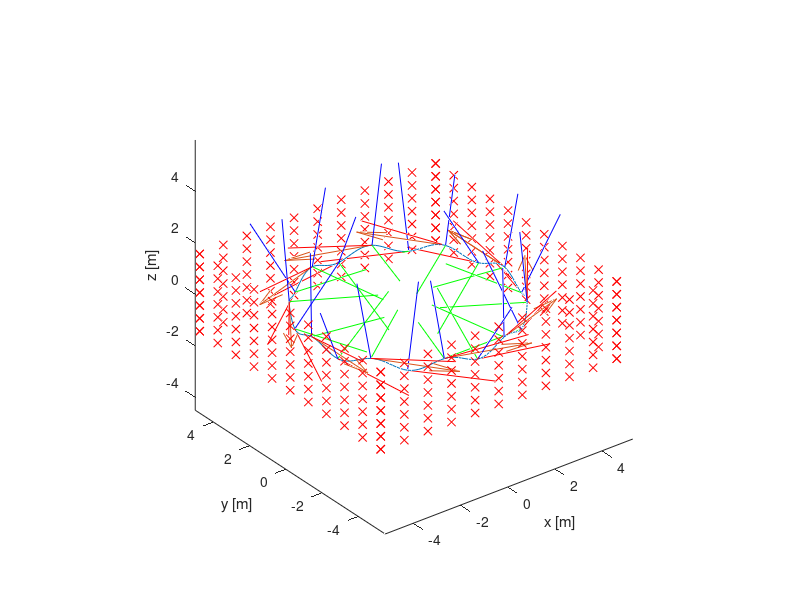

This figure's MATLAB source:
function circular_curve_and_features()
% simulate a circular sinusoidal trajectory and points on a wall.
% refer to Camera-IMU-based localization: Observability
% analysis and consistency improvement.
close all;
% motion
% translation part
step = 2*pi/200;
t = 0:step:2*pi;
[x, y, z, ~, ~, ~] = trajectory_positions(t);
plot3(x, y, z); hold on;

% draw the directions
step = 2*pi/10;
t_sparse = 0:step:2*pi;
[x_sparse, y_sparse, z_sparse, u, v, w] = trajectory_positions(t_sparse);
quiver3(x_sparse, y_sparse, z_sparse, u, v, w);
axis equal;
xlabel('x [m]');
ylabel('y [m]');
zlabel('z [m]');

% rotation part
rotations = trajectory_orientations(t);

for i = 1:size(rotations, 2)
    % draw local frame
    if mod(i, 10) == 0
        origin = [x(i); y(i); z(i)];
        axis_tips = repmat(origin, 1, 3) + rotations{i} * nearest_depth();
        colors = {'r', 'g', 'b'};
        for j = 1:3
            axis_segment = [origin, axis_tips(:, j)];
            plot3(axis_segment(1, :), axis_segment(2, :), axis_segment(3, :), colors{j});
        end
    end
end

box_landmark_grid();

end

% structure 1
function cylinder_landmark_grid()
step = 2*pi/40;
theta = 0:step:2*pi;
fx = get_wall_radius() * sin(theta);
fy = get_wall_radius() * cos(theta);

for i = 1:7
    fz = ones(1, size(theta, 2)) * (i - 4) * get_wall_height() * 0.5 / 3.0;
    noise = (rand(size(theta)) - 0.5) * 0.1;
    % add noise to fz if you will. But it seems not necessary.
    plot3(fx, fy, fz, 'rx')
end
end

% structure 2
function box_landmark_grid()
xyincrement = 1.0;
zincrement = 0.5;
wr = get_wall_radius();
h = get_wall_height();
xycoordinates = -wr:xyincrement:wr;
zcoordinates = -h*0.5:zincrement:h*0.5;
assert(size(zcoordinates, 2)==7);
[XY, Z] = meshgrid(xycoordinates, zcoordinates);
X = - get_wall_radius() * ones(size(XY));
plot3(X, XY, Z, 'rx'); % left
plot3(-X, XY, Z, 'rx'); % right
plot3(XY, X, Z, 'rx'); % back
plot3(XY, -X, Z, 'rx'); % front
end

function [x, y, z, u, v, w] = trajectory_positions(t)
% speed about 1.2 m/s
trajectory_radius = get_trajectory_radius();
angular_rate = 1.2 / trajectory_radius;
epochs = t/angular_rate;
disp(['One round takes time ', num2str(epochs(end)), ' secs.']);
wh = wave_height();
frequency_num = get_frequency_number();
[x, y, z] = position(t, trajectory_radius, wh, frequency_num);
% gradient
u = - sin(t);
v = cos(t);
w = -wh * frequency_num * sin(frequency_num*t) / trajectory_radius;
end

function [x, y, z] = position(t, trajectory_radius, wave_height, frequency_num)
% t_WB_B
x = trajectory_radius*cos(t);
y = trajectory_radius*sin(t);
z = wave_height * cos(frequency_num*t);
end

function d = nearest_depth()
trajectory_radius = get_trajectory_radius();
wall_radius = get_wall_radius();
d = sqrt(wall_radius * wall_radius - trajectory_radius * trajectory_radius);
end

function wh = wave_height()
trajectory_radius = get_trajectory_radius();
halfz = 0.5*get_wall_height();
nd = nearest_depth();
tan_vertical_half_Fov = halfz / nd;

frequency_num = get_frequency_number();
% decrease the coefficient to make more point visible.
coeff = 0.9;
wh = coeff * (tan_vertical_half_Fov * trajectory_radius / frequency_num);
disp(['wave height in rotation ', num2str(wh)]);
end

function wr = get_wall_radius()
wr = 5;
end

function z = get_wall_height()
z=3;
end

function tr = get_trajectory_radius()
tr = 4;
end

function fn = get_frequency_number()
fn = 10;
end

function Rx = rotx(theta)
ct = cos(theta);
st = sin(theta);
Rx = [1, 0, 0; 0, ct, st; 0, -st, ct];
end

function R_WB = orientation(t, trajectory_radius, wave_height, frequency_num)
F = [- trajectory_radius*sin(t);
        trajectory_radius*cos(t);
        -wave_height * frequency_num * sin(frequency_num*t);];
    F = F / sqrt(F' * F);
    L = [-cos(t); -sin(t); 0];
    U = cross(F, L);
    U = U / sqrt(U' * U);
    R_WB = [F, L, U];
    Rx = rotx(30 * pi/180 * sin(5 * t)); % add rotation about another axis.
    R_WB = R_WB * Rx;
end

function rotations = trajectory_orientations(t)
wh = wave_height();
rotations = cell(size(t));
for i = 1:size(t, 2)
    rotations{i} = orientation(t(i), get_trajectory_radius(), wh, ...
        get_frequency_number());
end
end



